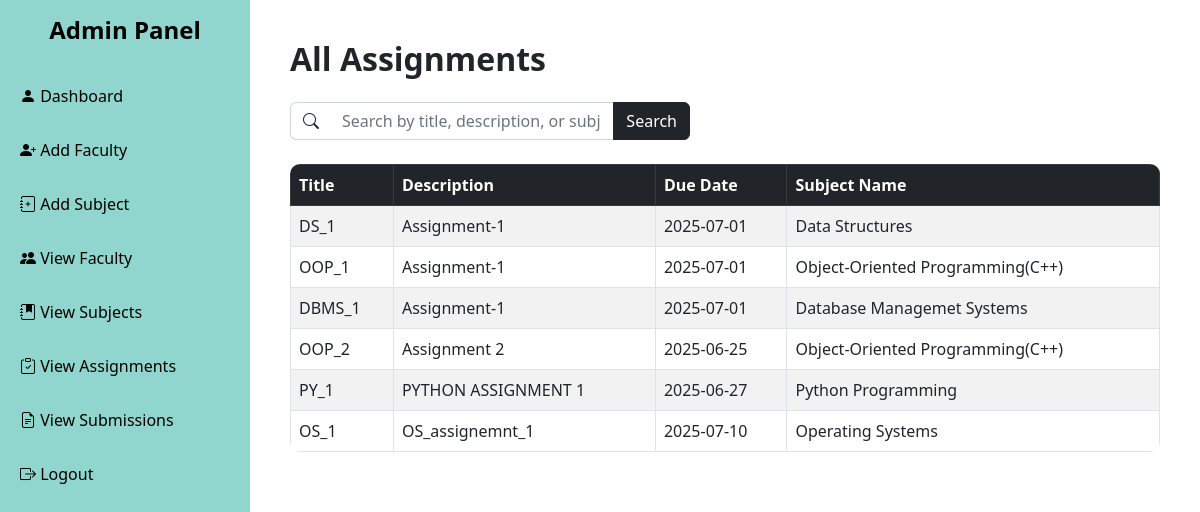
Screenshot of /view_assignments.php with the database file from the repository.
### tables this page shows
CREATE TABLE `assignments` (
  `assignment_id` int(11) NOT NULL,
  `title` varchar(100) NOT NULL,
  `description` text NOT NULL,
  `due_date` date NOT NULL,
  `sub_id` int(11) NOT NULL,
  `file_name` varchar(255) DEFAULT NULL
);

CREATE TABLE `subjects` (
  `sub_id` int(11) NOT NULL,
  `sub_code` varchar(20) NOT NULL,
  `sub_name` varchar(100) NOT NULL,
  `admin_id` int(11) NOT NULL
);

### view_assignments.php (the view, shortened to what this page needs)
<?php
include "db_connect.php";
$search = isset($_GET['search']) ? mysqli_real_escape_string($conn, $_GET['search']) : '';
?>
<!DOCTYPE html>
<html>
<head>
    <link href="https://cdn.jsdelivr.net/npm/bootstrap@5.2.3/dist/css/bootstrap.min.css" rel="stylesheet">
    <link href="https://cdn.jsdelivr.net/npm/bootstrap-icons@1.10.5/font/bootstrap-icons.css" rel="stylesheet">
</head>
<body>
<div class="wrapper">
    <div class="sidebar">
        <h4 class="text-center">Admin Panel</h4>
        <a href="admin_dashboard.php"><i class="bi bi-person-fill"></i> Dashboard</a>
        <a href="admin_add_faculty.php"><i class="bi bi-person-plus-fill"></i> Add Faculty</a>
        <a href="admin_add_subject.php"><i class="bi bi-journal-plus"></i> Add Subject</a>
        <a href="admin_view_faculty.php"><i class="bi bi-people-fill"></i> View Faculty</a>
        <a href="view_subjects.php"><i class="bi bi-journal-bookmark-fill"></i> View Subjects</a>
        <a href="view_assignments.php"><i class="bi bi-clipboard-check"></i> View Assignments</a>
        <a href="view_submissions.php"><i class="bi bi-file-earmark-text"></i> View Submissions</a>
        <a href="index.php"><i class="bi bi-box-arrow-right"></i> Logout</a>
    </div>
    <div class="main-content">
        <h2 class="text-left mb-4">All Assignments</h2>
        <form method="GET" action="" class="mb-4 d-flex justify-content-start">
            <div class="input-group" style="max-width: 400px; width: 100%;">
                <span class="input-group-text bg-white border-end-0">
                    <i class="bi bi-search text-dark"></i>
                </span>
                <input
                    type="text"
                    name="search"
                    class="form-control border-start-0"
                    placeholder="Search by title, description, or subject..."
                    value="<?= htmlspecialchars($search) ?>"
                    style="box-shadow: none;"
                >
                <button class="btn btn-dark" type="submit">
                    Search
                </button>
            </div>
        </form>
        <table class="table table-bordered table-striped">
            <thead class="table-dark">
                <tr>
                    <th>Title</th>
                    <th>Description</th>
                    <th>Due Date</th>
                    <th>Subject Name</th>
                </tr>
            </thead>
            <tbody>
                <?php
                if (!empty($search)) {
                    $query = "SELECT a.*, b.sub_name
                              FROM assignments a
                              JOIN subjects b ON a.sub_id = b.sub_id
                              WHERE a.title LIKE '%$search%'
                                 OR a.description LIKE '%$search%'
                                 OR b.sub_name LIKE '%$search%'";
                } else {
                    $query = "SELECT a.*, b.sub_name
                              FROM assignments a
                              JOIN subjects b ON a.sub_id = b.sub_id";
                }
                $result = mysqli_query($conn, $query);
                if (mysqli_num_rows($result) > 0) {
                    while ($row = mysqli_fetch_assoc($result)) {
                        echo "<tr>";
                        echo "<td>" . htmlspecialchars($row['title']) . "</td>";
                        echo "<td>" . htmlspecialchars($row['description']) . "</td>";
                        echo "<td>" . htmlspecialchars($row['due_date']) . "</td>";
                        echo "<td>" . htmlspecialchars($row['sub_name']) . "</td>";
                        echo "</tr>";
                    }
                } else {
                    echo "<tr><td colspan='4' class='text-center'>No assignments found</td></tr>";
                }
                ?>
            </tbody>
        </table>
    </div>
</div>
</body>
</html>

### view_assignments.php (style rules this page uses)
body { font-family: 'Segoe UI', sans-serif; background-image: url('images/image10.jpg'); background-repeat: no-repeat; background-size: cover; background-attachment: fixed; margin: 0; min-height: 100vh; }
.wrapper { display: flex; min-height: 100vh; background-color: rgba(255, 255, 255, 0.88); }
.sidebar { flex-shrink: 0; width: 250px; background-color: rgb(145, 214, 206); color: #000; padding-top: 1rem; position: sticky; top: 0; height: 100vh; }
.sidebar h4 { text-align: center; margin-bottom: 1.5rem; font-weight: bold; }
.sidebar a { color: #000; text-decoration: none; display: block; padding: 15px 20px; font-weight: 500; transition: background-color 0.3s ease; }
.main-content { flex-grow: 1; padding: 40px; }
table { background-color: white; border-radius: 10px; overflow: hidden; }
.table th, .table td { vertical-align: middle; }
h2 { font-weight: 600; }

### rows the page displays
assignments: title "DS_1", description "Assignment-1", due_date "2025-07-01", sub.sub_name "Data Structures"
assignments: title "OOP_1", description "Assignment-1", due_date "2025-07-01", sub.sub_name "Object-Oriented Programming(C++)"
assignments: title "DBMS_1", description "Assignment-1", due_date "2025-07-01", sub.sub_name "Database Managemet Systems"
assignments: title "OOP_2", description "Assignment 2", due_date "2025-06-25", sub.sub_name "Object-Oriented Programming(C++)"
assignments: title "PY_1", description "PYTHON ASSIGNMENT 1", due_date "2025-06-27", sub.sub_name "Python Programming"
assignments: title "OS_1", description "OS_assignemnt_1", due_date "2025-07-10", sub.sub_name "Operating Systems"
